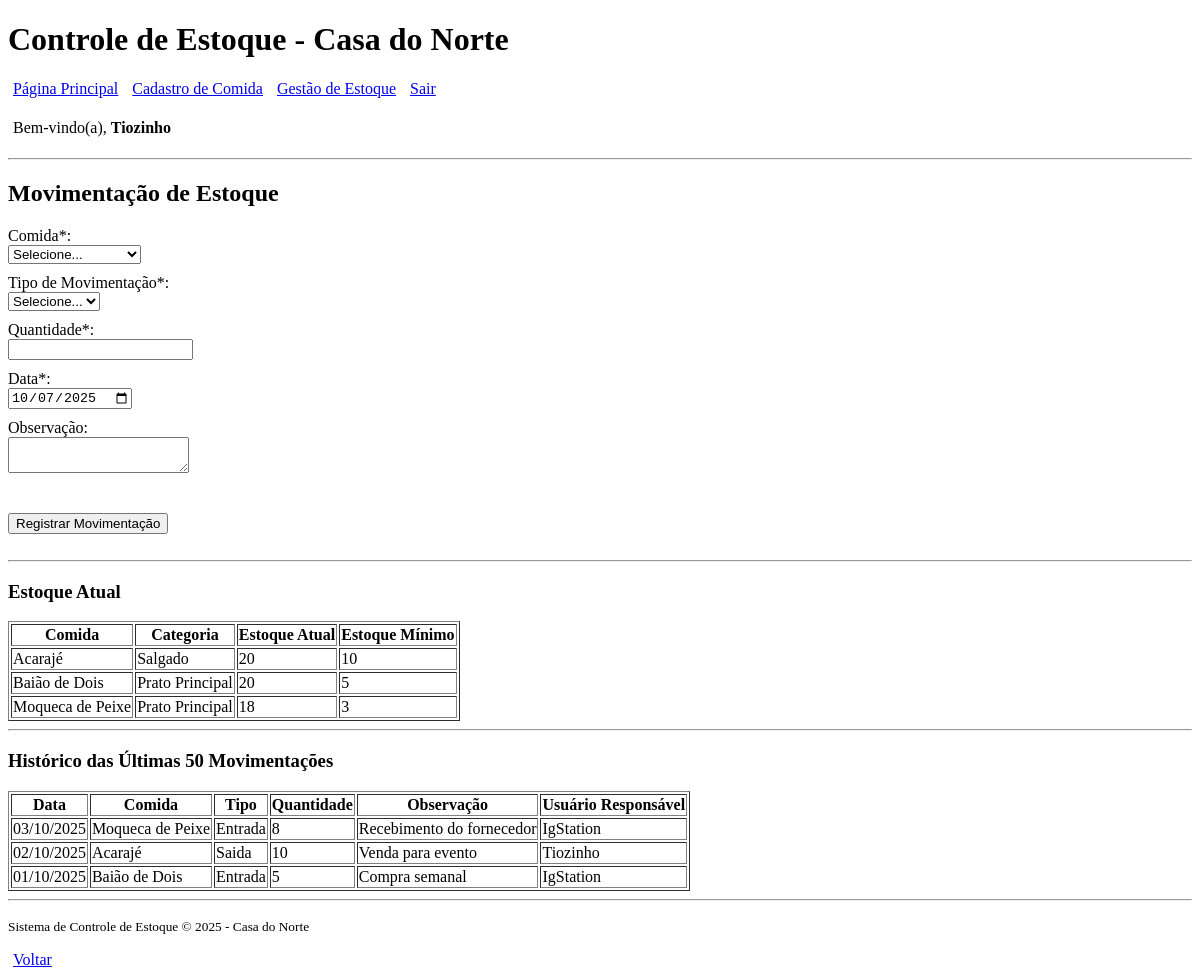
The app's page /gestao_estoque.php (signed in) with its own data.
### tables this page shows
CREATE TABLE IF NOT EXISTS comida (
    id_comida INT AUTO_INCREMENT PRIMARY KEY,
    nome VARCHAR(100) NOT NULL,
    descricao TEXT,
    categoria VARCHAR(50),
    origem VARCHAR(50),
    ingredientes TEXT,
    porcao VARCHAR(50),
    calorias INT,
    quantidade_estoque INT NOT NULL DEFAULT 0,
    estoque_minimo INT NOT NULL DEFAULT 0
);

CREATE TABLE IF NOT EXISTS movimentacao (
    id_movimentacao INT AUTO_INCREMENT PRIMARY KEY,
    id_comida INT NOT NULL,
    id_usuario INT NOT NULL,
    data_movimentacao DATE NOT NULL,
    tipo_movimentacao ENUM('entrada', 'saida') NOT NULL,
    quantidade INT NOT NULL,
    observacao VARCHAR(200),
    FOREIGN KEY (id_comida) REFERENCES comida(id_comida),
    FOREIGN KEY (id_usuario) REFERENCES usuario(id_usuario)
);

CREATE TABLE IF NOT EXISTS usuario (
    id_usuario INT AUTO_INCREMENT PRIMARY KEY,
    nome VARCHAR(100) NOT NULL,
    login VARCHAR(50) NOT NULL UNIQUE,
    senha VARCHAR(32) NOT NULL 
);

### gestao_estoque.php (the view, shortened to what this page needs)
<?php
$pdo = conectar();
$stmt_estoques = $pdo->query("
    SELECT
        c.id_comida,
        c.nome,
        c.categoria,
        c.estoque_minimo,
        (c.quantidade_estoque + IFNULL((SELECT SUM(CASE WHEN m.tipo_movimentacao = 'entrada' THEN m.quantidade ELSE -m.quantidade END) FROM movimentacao m WHERE m.id_comida = c.id_comida), 0)) as estoque_atual
    FROM comida c
    ORDER BY c.nome
");
$estoques = $stmt_estoques->fetchAll();
$stmt_historico = $pdo->query("
    SELECT m.data_movimentacao, c.nome AS nome_comida, m.tipo_movimentacao, m.quantidade, m.observacao, u.nome AS nome_usuario
    FROM movimentacao m
    JOIN comida c ON m.id_comida = c.id_comida
    JOIN usuario u ON m.id_usuario = u.id_usuario
    ORDER BY m.id_movimentacao DESC
    LIMIT 50
");
$historico = $stmt_historico->fetchAll();
?>
<!DOCTYPE html>
<html lang="pt-BR">
<head>
    <link rel="stylesheet" href="style.css">
</head>
<body>
<?php require_once 'header.php'; ?>
<h2>Movimentação de Estoque</h2>
<form method="post" action="gestao_estoque.php">
    <label for="idcomida">Comida*:</label>
    <select id="idcomida" name="idcomida" required>
        <option value="">Selecione...</option>
    </select>
    <label for="tipo">Tipo de Movimentação*:</label>
    <select id="tipo" name="tipo" required>
        <option value="">Selecione...</option>
    </select>
    <label for="quantidade">Quantidade*:</label>
    <input type="number" id="quantidade" name="quantidade" required min="1" />
    <label for="datamovimentacao">Data*:</label>
    <input type="date" id="datamovimentacao" name="datamovimentacao" required value="<?php echo date('Y-m-d'); ?>" />
    <label for="observacao">Observação:</label>
    <textarea id="observacao" name="observacao" maxlength="200"></textarea>
    <br> <br> <br>
    <button type="submit">Registrar Movimentação</button>
</form>
<br>
<hr/>
<h3>Estoque Atual</h3>
<table border="1">
    <thead>
        <tr>
            <th>Comida</th>
            <th>Categoria</th>
            <th>Estoque Atual</th>
            <th>Estoque Mínimo</th>
        </tr>
    </thead>
    <tbody>
        <?php if ($estoques): ?>
            <?php foreach ($estoques as $e): ?>
                <tr class="<?php echo ((int)$e['estoque_atual'] <= (int)$e['estoque_minimo']) ? 'estoque-baixo' : ''; ?>">
                    <td><?php echo htmlspecialchars($e['nome']); ?></td>
                    <td><?php echo htmlspecialchars($e['categoria']); ?></td>
                    <td><?php echo (int)$e['estoque_atual']; ?></td>
                    <td><?php echo (int)$e['estoque_minimo']; ?></td>
                </tr>
            <?php endforeach; ?>
        <?php else: ?>
            <tr><td colspan="4">Nenhuma comida cadastrada.</td></tr>
        <?php endif; ?>
    </tbody>
</table>
<hr/>
<h3>Histórico das Últimas 50 Movimentações</h3>
<table border="1">
    <thead>
        <tr>
            <th>Data</th>
            <th>Comida</th>
            <th>Tipo</th>
            <th>Quantidade</th>
            <th>Observação</th>
            <th>Usuário Responsável</th>
        </tr>
    </thead>
    <tbody>
        <?php if ($historico): ?>
            <?php foreach ($historico as $h): ?>
                <tr>
                    <td><?php echo htmlspecialchars(date('d/m/Y', strtotime($h['data_movimentacao']))); ?></td>
                    <td><?php echo htmlspecialchars($h['nome_comida']); ?></td>
                    <td><?php echo htmlspecialchars(ucfirst($h['tipo_movimentacao'])); ?></td>
                    <td><?php echo (int)$h['quantidade']; ?></td>
                    <td><?php echo htmlspecialchars($h['observacao']); ?></td>
                    <td><?php echo htmlspecialchars($h['nome_usuario']); ?></td>
                </tr>
            <?php endforeach; ?>
        <?php else: ?>
            <tr><td colspan="6">Nenhuma movimentação registrada.</td></tr>
        <?php endif; ?>
    </tbody>
</table>
<?php require_once 'footer.php'; ?>
</body>
</html>

### style.css (style rules this page uses)
label { display: block; margin-top: 10px; }

### records on screen
comida: nome "Acarajé", categoria "Salgado", estoque_atual "20", estoque_minimo "10"
comida: nome "Baião de Dois", categoria "Prato Principal", estoque_atual "20", estoque_minimo "5"
comida: nome "Moqueca de Peixe", categoria "Prato Principal", estoque_atual "18", estoque_minimo "3"
movimentacao: data_movimentacao "03/10/2025", id_comida.nome "Moqueca de Peixe", tipo_movimentacao "Entrada", quantidade "8", observacao "Recebimento do fornecedor", id_usuario.nome "IgStation"
movimentacao: data_movimentacao "02/10/2025", id_comida.nome "Acarajé", tipo_movimentacao "Saida", quantidade "10", observacao "Venda para evento", id_usuario.nome "Tiozinho"
movimentacao: data_movimentacao "01/10/2025", id_comida.nome "Baião de Dois", tipo_movimentacao "Entrada", quantidade "5", observacao "Compra semanal", id_usuario.nome "IgStation"

### other values on screen
$_SESSION['usuario_nome'] "Tiozinho"
